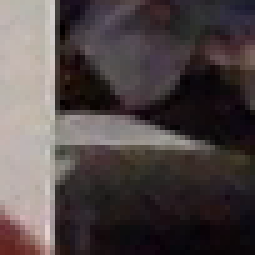
#> input picture test/opencv_frame_9.jpg, 51 x 51 px (shown 5 times larger)
$ python img_cap.py
#> lines starting #> are read from the running program, lines starting #| are printed output that depends on the picture
import numpy as np
import cv2
from PIL import ImageGrab

faceCascade = cv2.CascadeClassifier('haarcascade_frontalface_default.xml')

frame = cv2.imread("opencv_frame_9.jpg")
#> frame is the input picture: shape (51, 51, 3); mean B, G, R 70.5, 70.4, 79.7

gray = cv2.cvtColor(frame, cv2.COLOR_BGR2GRAY)
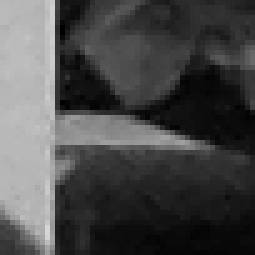
#> gray: shape (51, 51) (shown 5 times larger); min 1, max 214, mean 73.2

faces = faceCascade.detectMultiScale(
        gray,
        scaleFactor=1.3,
        minNeighbors=10,
		minSize=(75, 75)
    )
#> faces = ()

print(faces)
